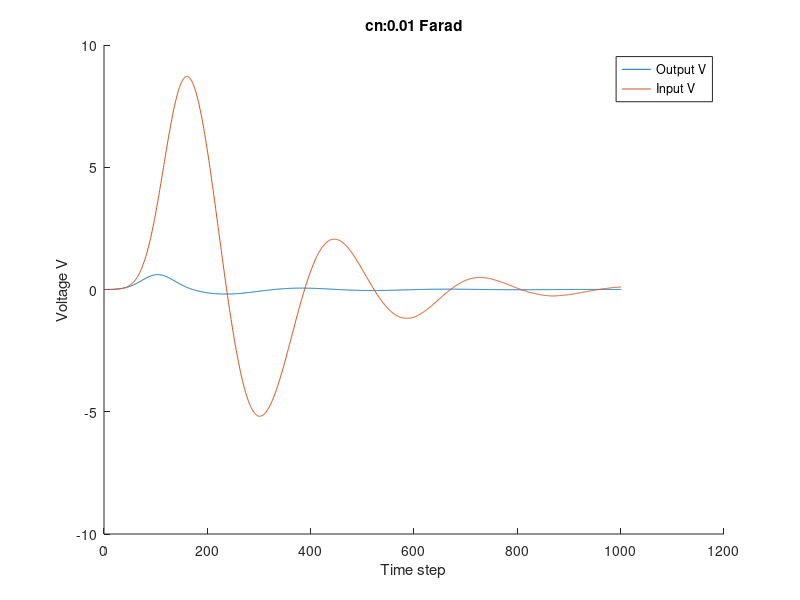
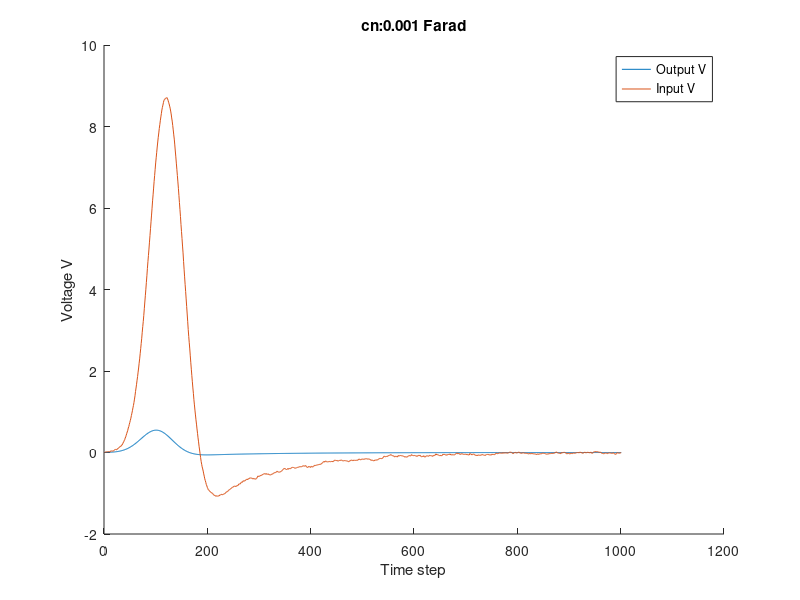
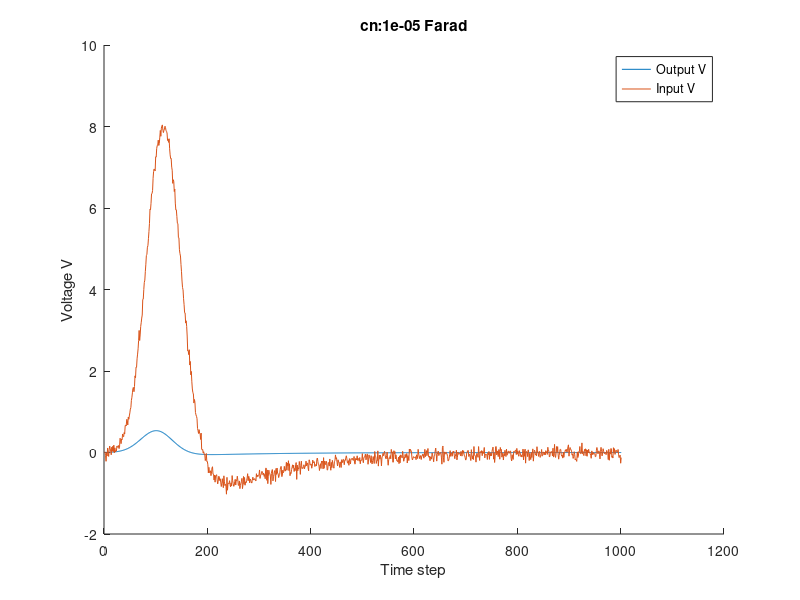
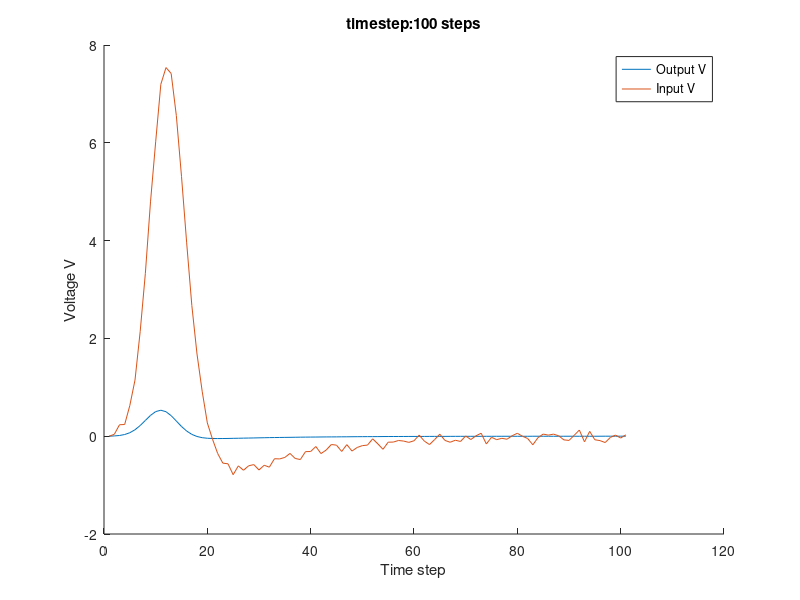

Recreate these plots in MATLAB, in order.
function D = Part3b()
clear all

Cn=[0.01;0.001;0.00001]; % capacitance values
for i=1:3
    
G=zeros(8,8);
C=zeros(8,8);
F=zeros(8,1);

% Definition of circuit elements
R1 = 1; 
R2=2;
R3=10;
R4=0.1;
R0=1000;
c=0.25;
L=0.2;
a = 100;
cn=Cn(i);


% Definition of G matrix hardcoded.
G(1,1)=1/R1;
G(1,2)=-1/R1;
G(2,1)=-1/R1;
G(2,2)=1/R1 +1/R2;
G(3,3)=1/R3;
G(4,4)=1/R4; 
G(4,5)=-1/R4;
G(5,4)=1/R4;
G(5,5)=1/R4 +1/R0;
G(6,1)=1;
G(7,2)=1;
G(7,3)=-1;
G(8,3)=-a/R3;
G(8,4)=1;
G(1,6)=1;
G(2,7)=1;
G(3,7)=-1;
G(4,8)=1;


% Definition of C matrix hardcoded.
C(1,1)=c;
C(1,2)=-c;
C(2,2)=c;
C(3,3)=cn;
C(2,1)=-c;
C(7,7)=-L;

simt=1; 
nsteps=1000;
f=1/0.03;
dt=simt/nsteps;
M=(C./dt+G);
V(1:8,1)=[0;0;0;0;0;0;0;0];

Gaussian=@(t) exp(-(t-0.1)^2/(2.*0.03^2));

for step=1:nsteps 
    In=randn()*0.001;
    t=step*dt; 
    Vin=Gaussian(t);
    F=[0; 0; -In; 0; 0; Vin;0;0];
    B=C*V(1:8,step)./dt+F;
    V(1:8,step+1)=M\B;
end

    figure(i+20)
    hold on
    plot(-V(6,:));
    plot(-V(5,:));
    xlabel('Time step')
    ylabel('Voltage V')
    legend('Output V','Input V')
    title(strcat('cn: ',num2str(Cn(i)),' Farad'))
end

%% 
clear V
ts=[100;1000;10000]; % time values
for i=1:3
    
G=zeros(8,8);
C=zeros(8,8);
F=zeros(8,1);

% Definition of circuit elements
R1 = 1; 
R2=2;
R3=10;
R4=0.1;
R0=1000;
c=0.25;
L=0.2;
a = 100;
cn=0.00001; % Set Cn value to original

% Definition of G matrix hardcoded.
G(1,1)=1/R1;
G(1,2)=-1/R1;
G(2,1)=-1/R1;
G(2,2)=1/R1 +1/R2;
G(3,3)=1/R3;
G(4,4)=1/R4; 
G(4,5)=-1/R4;
G(5,4)=1/R4;
G(5,5)=1/R4 +1/R0;
G(6,1)=1;
G(7,2)=1;
G(7,3)=-1;
G(8,3)=-a/R3;
G(8,4)=1;
G(1,6)=1;
G(2,7)=1;
G(3,7)=-1;
G(4,8)=1;


% Definition of C matrix hardcoded.
C(1,1)=c;
C(1,2)=-c;
C(2,2)=c;
C(3,3)=cn;
C(2,1)=-c;
C(7,7)=-L;

simt=1; % sec
nsteps=ts(i);
f=1/0.03;
dt=simt/nsteps;
M=(C./dt+G);
V(1:8,1)=[0;0;0;0;0;0;0;0];
Gaussian=@(t) exp(-(t-0.1)^2/(2.*0.03^2));

for step=1:nsteps 
    In=randn()*0.001;
    t=step*dt;
    Vin=Gaussian(t);
    F=[0; 0; -In; 0; 0; Vin;0;0];
    B=C*V(1:8,step)./dt+F;
    V(1:8,step+1)=M\B;
end

    figure(i+23)
    hold on
    plot(-V(6,:));
    plot(-V(5,:));
    xlabel('Time step')
    ylabel('Voltage V')
    legend('Output V','Input V')
    title(strcat('timestep: ',num2str(ts(i)),' steps'))
end
end